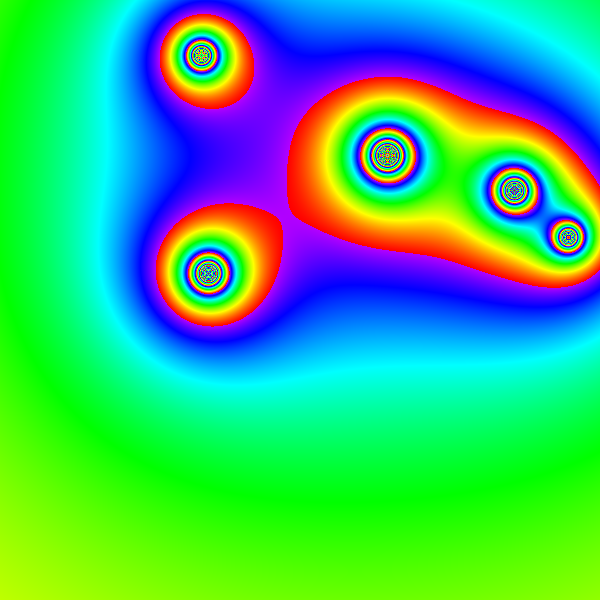
Frame 1 (no input)
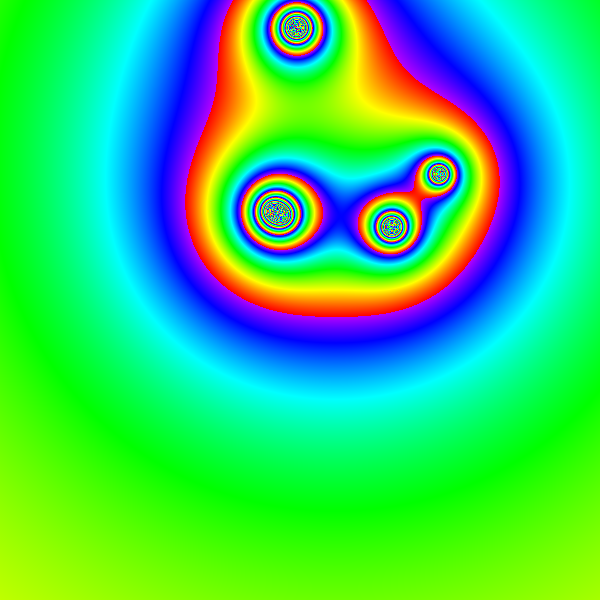
Frame 60 (the mouse pressed at the canvas centre just before this capture)
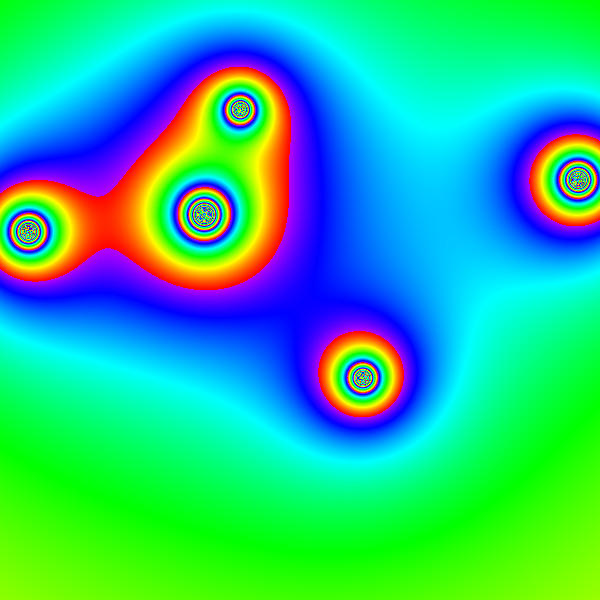
Frame 120 (the mouse held since frame 60 and released just before this capture)

The Processing sketch that drew these frames (run headless with seeded random() and noise(); from frame 60 on, the mouse is pressed at the canvas centre):

// Processing sketch: main
// ── main.pde


Blob[] blobs = new Blob[5]; // normal = 5

void setup(){
  size(600, 600);
  colorMode(HSB);
  
  for(int i = 0; i < blobs.length; i++){
    blobs[i] = new Blob((int)random(width),(int)random(height));
  }
}

void draw(){
  loadPixels();
  
  for (int x = 0; x < width; x++){
    for (int y = 0; y < height; y++){
      int index = x + y * width;
      float sum = 0;
      for(int i = 0; i < blobs.length; i++){
        sum += 200 * blobs[i].r / dist(x, y, blobs[i].pos.x, blobs[i].pos.y);
      }
      pixels[index] = color(sum % 200, 255, 255); // normal = sum, 255, 255
    }
  }
  
  updatePixels();
  
  for(int i = 0; i < blobs.length; i++){
    blobs[i].update();
    //blobs[i].show();
  }
  
}
// ── blob.pde
class Blob{
  PVector pos;
  PVector vel;
  float r;
  
  Blob(int x, int y){
    pos = new PVector(x,y);
    r = random(20, 40); // normal = 20, 60
    
    vel = PVector.random2D();
    vel.mult(random(3,5));
    
  }
  
  void update(){
    pos.add(vel);
    
    if(pos.x < 0 || pos.x > width){
      vel.x *= -1;
    }
    if(pos.y < 0 || pos.y > height){
      vel.y *= -1;
    }
  }
  
  void show(){
    noFill();
    stroke(0);
    strokeWeight(4);
    ellipse(pos.x, pos.y, r*2, r*2);
  }
  
}
